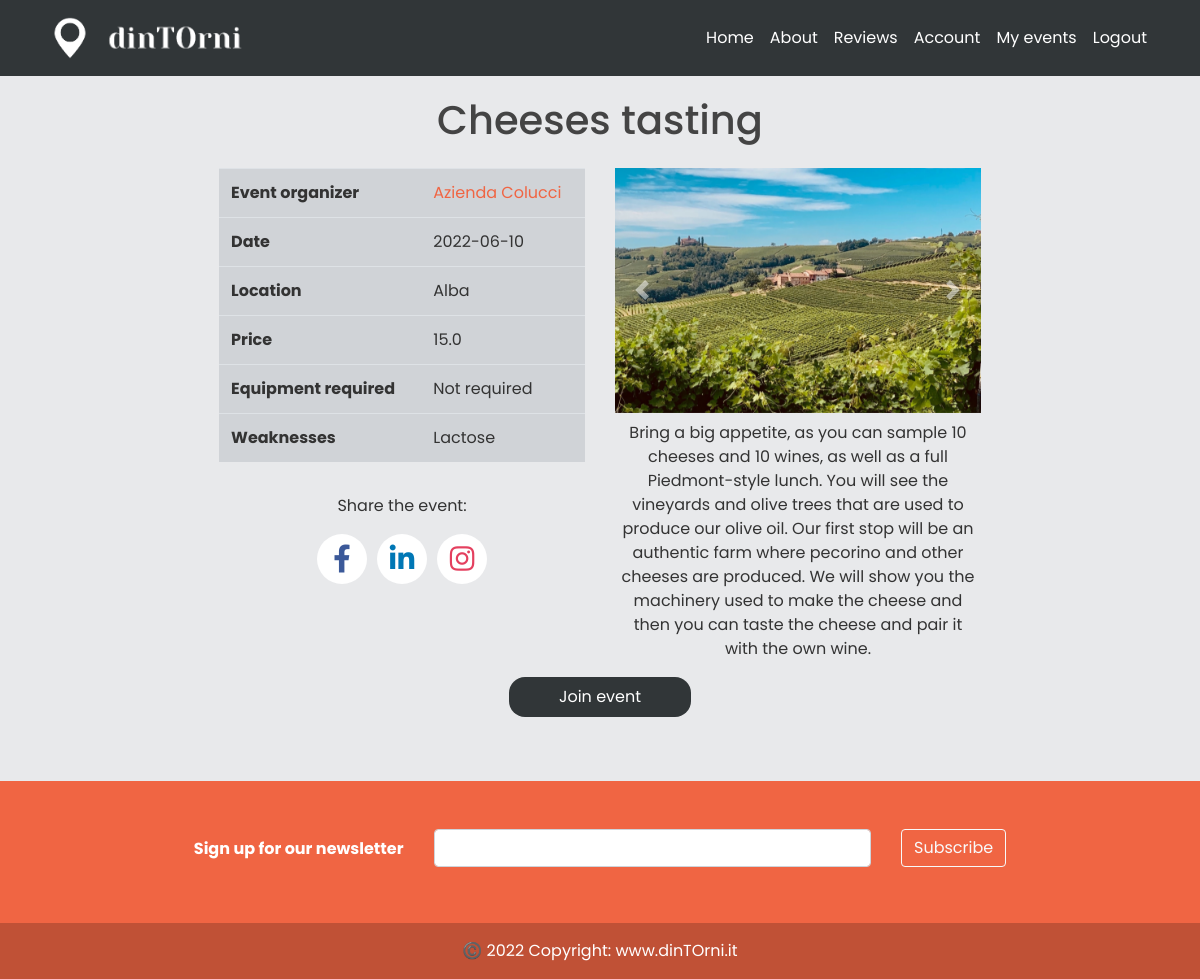
The app's page /event/1 (signed in) with its own data.
### models.py (models this page shows, shortened)
class Event(db.Model):
    id = db.Column(db.Integer, primary_key=True)
    title = db.Column(db.String(100), nullable=False)
    date_event = db.Column(db.Date, nullable=False)
    location = db.Column(db.Text, nullable=False)
    price = db.Column(db.Float, nullable = True)
    equipment = db.Column(db.Text,  nullable=True)
    min_users = db.Column(db.Integer,  nullable=True)
    date_posted = db.Column(db.DateTime,
                            default=datetime.utcnow())  # default è listante corrente in cui posto
    content = db.Column(db.Text,  nullable=False)
    weaknesses = db.Column(db.Text,  nullable=True)
    image_event1 = db.Column(db.String(20), nullable=False, default='default.jpg')
    image_event2 = db.Column(db.String(20), nullable=False, default='default.jpg')
    image_event3 = db.Column(db.String(20), nullable=False, default='default.jpg')
    business_id = db.Column(db.Integer, db.ForeignKey('business.id'))  # db integer, è una chiave devo specificare la relazi

class User(db.Model, UserMixin):
    _tablename__ = 'user'
    id = db.Column(db.Integer, primary_key=True)
    email = db.Column(db.String(120), unique=True, nullable=False)
    image_file = db.Column(db.String(20), nullable=False, default='default.jpg')
    password = db.Column(db.String(60), nullable=False)
    telephone = db.Column(db.Integer(), nullable=False)
    type= db.Column(db.String(20))
    __mapper_args__={
        'polymorphic_identity': 'user',
        'polymorphic_on': type
    }

class Business(User, db.Model):
    _tablename__ = 'business'
    id = db.Column(db.Integer, db.ForeignKey('user.id'), primary_key=True)
    name = db.Column(db.String(20), unique=True, nullable=False)
    vat_number = db.Column(db.Integer())#rimettere i nullable
    city = db.Column(db.String(20))
    address = db.Column(db.String(30))
    events = db.relationship('Event', backref='creator', lazy=True)
    link_facebook = db.Column(db.String())
    link_instagram = db.Column(db.String())
    link_twitter = db.Column(db.String())
    link_website = db.Column(db.String())
    __mapper_args__ = {
        'polymorphic_identity': 'business',
    }

### app/events/routes.py (the view)
@events.route("/event/<int:event_id>", methods=['GET', 'POST'])
def event(event_id):
    event = Event.query.get_or_404(event_id)
    return render_template('event.html', title='Event', event=event)

### models.py (called while the page is built)
@login_manager.user_loader
def load_user(email):
    user = User.query.get(email)
    return user

### app/templates/event.html (shortened to what this page needs)
{% extends "layout.html" %}
{% block content %}
<div class="row justify-content-center">
     <div class="p-3">
        <h1>{{ event.title }}</h1>
    </div>
</div>
<div class="container pb-5 d-flex justify-content-center" >
    <div class="row justify-content-center">
        <div class="col-md-5">
            <table class="table align-middle" style="background-color: rgba(4,25,46,0.10);">
                <tbody>
                <tr>
                    <th scope="row">Event organizer</th>
                      <td><a class="" href="{{ url_for('events.business_info', event_id = event.id) }}">{{ event.creator.name }}</a></td>
                </tr>
                <tr>
                    <th scope="row">Date</th>
                    <td>{{ event.date_event }}</td>
                </tr>
                <tr>
                    <th scope="row">Location</th>
                    <td>{{ event.location }}</td>
                </tr>
                {% if event.price != 0 %}
                <tr>
                    <th scope="row">Price</th>
                    <td>{{ event.price }}</td>
                </tr>
                {% endif %}
                {% if event.equipment != "" %}
                <tr>
                    <th scope="row">Equipment required</th>
                    <td>{{ event.equipment }}</td>
                </tr>
                {% endif %}
                {% if event.weaknesses != "" %}
                <tr>
                    <th scope="row">Weaknesses</th>
                    <td>{{ event.weaknesses }}</td>
                </tr>
                {% endif %}
                </tbody>
            </table>
            <div class="project-info-box mt-0 mb-0">
                <p class="mb-0 pt-3">
                    <p class="fw-bold va-middle hide-mobile text-center">Share the event:</p>
                    <div class="social-buttons">
                      <a href="https://m.facebook.com/login" class="social-buttons__button social-button social-button--facebook" aria-label="Facebook">
                        <i class="fab fa-facebook-f"></i>
                      </a>
                      <a href="https://www.linkedin.com" class="social-buttons__button social-button social-button--linkedin" aria-label="LinkedIn">
                        <i class="fab fa-linkedin-in"></i>
                      </a>
                      <a href="https://www.instagram.com" class="social-buttons__button social-button social-button--instagram" aria-label="Instagram">
                        <i class="fab fa-instagram"></i>
                      </a>
                    </div>
                </p>
            </div>
        </div>
        <div class="col-md-5 justify-content-end" style="width: 450px">
            <div id="carouselExampleControls" class="carousel slide" data-ride="carousel">
                <div class="carousel-inner">
                    <div class="carousel-item active">
                        <img class="d-block w-100 h-100" style="height: 300px; width: 450px; object-fit: cover" src="{{ url_for('static', filename='events_pics/' + event.image_event1) }}" data-toggle="modal" data-target=".bd-example-modal-xl" alt="First slide">
                    </div>
                </div>
                <a class="carousel-control-prev" href="#carouselExampleControls" role="button" data-slide="prev">
                    <span class="carousel-control-prev-icon" aria-hidden="true"></span>
                </a>
                <a class="carousel-control-next" href="#carouselExampleControls" role="button" data-slide="next">
                    <span class="carousel-control-next-icon" aria-hidden="true"></span>
                </a>
            </div>
            <p class="mb-0 pt-2 text-center">{{ event.content }}</p>
        </div>
        {%  if current_user.username != null %}
            <div class="col-md-5 d-flex justify-content-center p-3">
                <button class="btnSubmit text-white p-2" style="background-color: #313638" onclick=location.href="{{ url_for('events.join_event', event_id=event.id)}}">Join event</button>
            </div>
        {% endif %}
    </div>
</div>
{% endblock content %}

### app/static/main.css (style rules this page uses)
body { background: #fafafa; color: #333333; margin-top: 5rem; }
h1, h2, h3, h4, h5, h6 { color: #444444; }
.social-buttons { display: flex; flex-wrap: wrap; justify-content: center; margin-top: -10px; }
.social-buttons__button { margin: 10px 5px 0; }
.social-button { position: relative; display: flex; justify-content: center; align-items: center; outline: none; width: 50px; height: 50px; text-decoration: none; border-radius: 100%; background: #fff; text-align: center; }
.social-button::after { content: ""; position: absolute; top: -1px; left: 50%; display: block; width: 0; height: 0; border-radius: 100%; transition: 0.3s; }
.social-button i, .social-button svg { position: relative; z-index: 1; transition: 0.3s; }
.social-button i { font-size: 28px; }
.social-button--facebook { color: #3b5999; }
.social-button--facebook::after { background: #3b5999; }
.social-button--linkedin { color: #0077b5; }
.social-button--linkedin::after { background: #0077b5; }
.social-button--instagram { color: #e4405f; }
.social-button--instagram::after { background: #e4405f; }
.btnSubmit { width: 50%; border-radius: 1rem; padding: 1.5%; border: none; cursor: pointer; }
img { border: 0; }
img { max-width: 100%; }
img { vertical-align: middle; border-style: none; }
*, body { font-family: "Poppins", sans-serif; }
a { color: #F06543; }
.text-center { text-align: center !important; }
.w-100 { width: 100% !important; height: 100% !important; }
.d-flex { display: -ms-flexbox !important; display: flex !important; }

### records on screen
Event: title "Cheeses tasting", date_event "2022-06-10", location "Alba", price "15.0", equipment "Not required", weaknesses "Lactose", image_event1 (picture), content "Bring a big appetite, as you can sample 10 cheeses and 10 wines, as well as a full Piedmont-style lunch. You will see the vineyards and olive trees that are used to produce our olive oil. Our first stop will be an authentic farm where pecorino and other cheeses are produced. We will show you the machinery used to make the cheese and then you can taste the cheese and pair it with the own wine."
Business: creator.name "Azienda Colucci"
